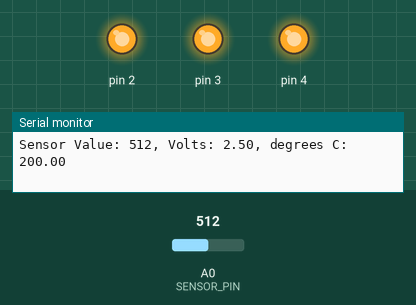
Recording of a sketch running on a simulated Arduino Uno, built with avr-gcc and run on an emulated ATmega328P. Parts: output pins drawn as LEDs (lit = HIGH), the last lines printed to the serial monitor. The inputs (shaded band) are chosen by the test bench; at power-on: A0 (SENSOR_PIN) = 512.

Above: at 1.8 s.
1.9 s: A0 (SENSOR_PIN) set to 144
3.4 s: A0 (SENSOR_PIN) set to 135
At 4.6 s:
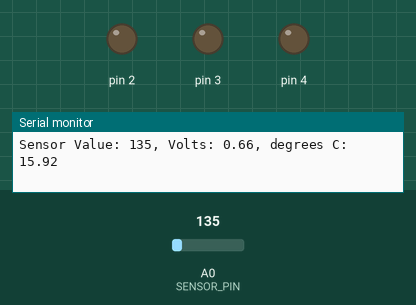
5.5 s: A0 (SENSOR_PIN) set to 306
At 7.2 s:
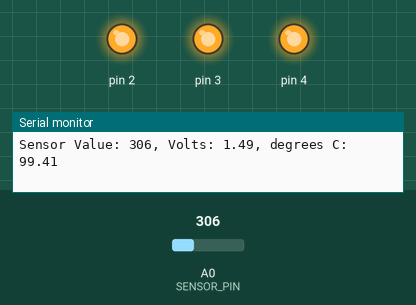
7.5 s: A0 (SENSOR_PIN) set to 122
At 9.0 s:
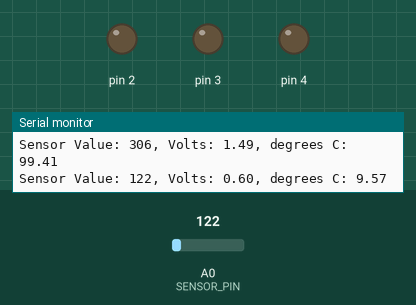
Timing chart, 0 to 10.5 s (numbered marks = the images above; inputs shaded):
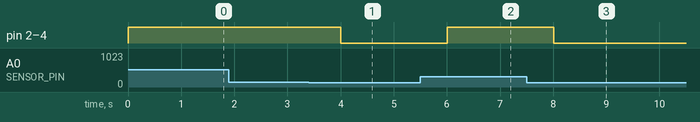

The sketch:

love_o_meter.ino
```cpp
const int SENSOR_PIN = A0;
const float BASELINE_TEMP = 20.0;

void setup () {
  // put your setup code here, to run once:
  Serial.begin(9600);
  for (int pinNumber = 2; pinNumber < 5; pinNumber++) {
    pinMode(pinNumber, OUTPUT);
    digitalWrite(pinNumber, LOW);
  }
}

void loop () {
  // put your main code here, to run repeatedly:
  int sensorVal = analogRead(SENSOR_PIN);
  Serial.print("Sensor Value: ");
  Serial.print(sensorVal);
  float voltage = (sensorVal / 1024.0) * 5.0;
  Serial.print(", Volts: ");
  Serial.print(voltage);
  Serial.print(", degrees C: ");
  float temperature = (voltage - 0.5) * 100;
  Serial.println(temperature);

  if(temperature < BASELINE_TEMP){
    digitalWrite(2, LOW);
    digitalWrite(3, LOW);
    digitalWrite(4, LOW);
  } else if(temperature >= BASELINE_TEMP + 2 && temperature < BASELINE_TEMP + 4){
    digitalWrite(2, HIGH);
    digitalWrite(3, LOW);
    digitalWrite(4, LOW);
  } else if(temperature >= BASELINE_TEMP + 4 && temperature < BASELINE_TEMP + 6){
    digitalWrite(2, HIGH);
    digitalWrite(3, HIGH);
    digitalWrite(4, LOW);
  } else if(temperature >= BASELINE_TEMP + 6){
    digitalWrite(2, HIGH);
    digitalWrite(3, HIGH);
    digitalWrite(4, HIGH);
  }
  delay(1000);
}
```

Measured:
- the behaviour switches between 144 and 143 on A0 (SENSOR_PIN) (found by bisection; images 0 and 1)
- after the input at 3.4 s, pin 2–4: HIGH → LOW after 0.61 s
- after the input at 5.5 s, pin 2–4: LOW → HIGH after 0.51 s
- after the input at 7.5 s, pin 2–4: HIGH → LOW after 0.51 s
